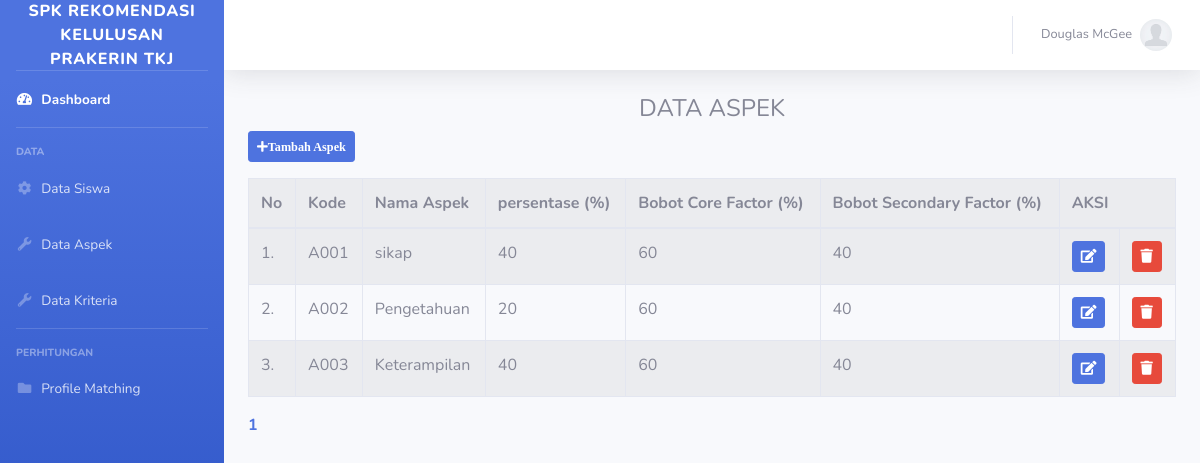
Screenshot of /aspek.php (signed in) with the database file from the repository.
### tables this page shows
CREATE TABLE `aspek` (
  `id_aspek` int(11) NOT NULL,
  `kode_aspek` varchar(6) NOT NULL,
  `nama_aspek` varchar(100) NOT NULL,
  `persentase` float NOT NULL,
  `bobot_cf` float NOT NULL,
  `bobot_sf` float NOT NULL
);

### koneksi.php (called while the page is built, shortened)
<?php
$con = mysqli_connect('localhost', 'root', '', 'db_skripsi_pm');
function query($query)
{
    global $con;
    $result = mysqli_query($con, $query);
    $rows = [];
    while ($row = mysqli_fetch_assoc($result)) {
        $rows[] = $row;
    }
    return $rows;
}

### aspek.php (the view, shortened to what this page needs)
<?php
include 'koneksi.php';
include 'header.php';
include 'sidebar.php';
include 'topbar.php';
$jumlahdataperpage = 5;
$jumlahdata = count(query("SELECT * FROM aspek"));
$jumlahpage = ceil($jumlahdata / $jumlahdataperpage);
$pageaktif = (isset($_GET["page"])) ? $_GET["page"] : 1;
$awaldata = ($jumlahdataperpage * $pageaktif) - $jumlahdataperpage;
$aspek = query("SELECT * FROM aspek LIMIT $awaldata, $jumlahdataperpage");
?>
<div class="container-fluid">
    <h4 class="text-center">DATA ASPEK</h4>
    <a href="tambahaspek.php" class="btn btn-sm btn-primary mb-3"><i class="fas fa-plus fa-sm">Tambah Aspek</a></i>
    <table class="table table-bordered table-hover table-striped">
        <tr>
            <th>No</th>
            <th>Kode</th>
            <th>Nama Aspek</th>
            <th>persentase (%)</th>
            <th>Bobot Core Factor (%)</th>
            <th>Bobot Secondary Factor (%)</th>
            <th colspan="2">AKSI</th>
        </tr>
        <tbody>
            <?php $no = 1; ?>
            <?php foreach ($aspek as $row) :  ?>
                <tr>
                    <td><?= $no++ ?>.</td>
                    <td><?= $row['kode_aspek']; ?></td>
                    <td><?= $row['nama_aspek']; ?></td>
                    <td><?= $row['persentase']; ?></td>
                    <td><?= $row['bobot_cf']; ?></td>
                    <td><?= $row['bobot_sf']; ?></td>
                    <td><a href="editaspek.php?id=<?= $row['id_aspek']; ?>" class="btn btn-primary btn-sm"><i class="fas fa-edit"></i> </a></td>
                    <td><a href="hapusaspek.php?id=<?= $row['id_aspek']; ?>" onclick="return confirm('yakin?')" class="btn btn-danger btn-sm"><i class="fas fa-trash"></i> </a></td>
                </tr>
            <?php endforeach; ?>
        </tbody>
    </table>
    <?php for ($i = 1; $i <= $jumlahpage; $i++) : ?>
        <?php if ($i == $pageaktif) : ?>
            <a href="?page= <?= $i;  ?>" style="font-weight :bold"><?= $i; ?></a>
        <?php else : ?>
            <a href="?page= <?= $i;  ?>"><?= $i; ?></a>
        <?php endif; ?>
    <?php endfor; ?>
</div>
</div>

### rows the page displays
aspek: kode_aspek "A001", nama_aspek "sikap", persentase "40", bobot_cf "60", bobot_sf "40"
aspek: kode_aspek "A002", nama_aspek "Pengetahuan", persentase "20", bobot_cf "60", bobot_sf "40"
aspek: kode_aspek "A003", nama_aspek "Keterampilan", persentase "40", bobot_cf "60", bobot_sf "40"
